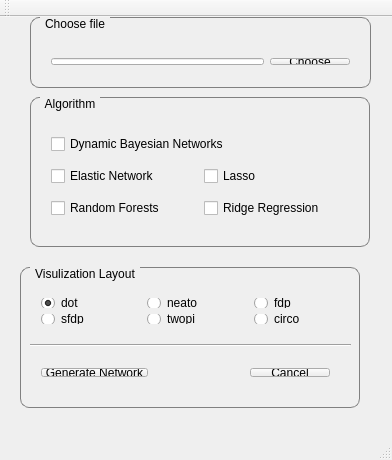
<?xml version="1.0" encoding="UTF-8"?>
<ui version="4.0">
 <class>GRNControlPanel</class>
 <widget class="QMainWindow" name="GRNControlPanel">
  <property name="geometry">
   <rect>
    <x>0</x>
    <y>0</y>
    <width>392</width>
    <height>460</height>
   </rect>
  </property>
  <property name="windowTitle">
   <string>GRN Control Panel</string>
  </property>
  <property name="styleSheet">
   <string notr="true">QGroupBox {
    border: 1px solid gray;
    border-radius: 9px;
    margin-top: 0.5em;
}

QGroupBox::title {
    subcontrol-origin: margin;
    left: 10px;
    padding: 0 3px 0 3px;
}
</string>
  </property>
  <widget class="QWidget" name="centralWidget">
   <widget class="QGroupBox" name="AlgorithmGroupBox">
    <property name="geometry">
     <rect>
      <x>30</x>
      <y>80</y>
      <width>340</width>
      <height>150</height>
     </rect>
    </property>
    <property name="title">
     <string>Algorithm</string>
    </property>
    <widget class="QWidget" name="">
     <property name="geometry">
      <rect>
       <x>10</x>
       <y>20</y>
       <width>321</width>
       <height>121</height>
      </rect>
     </property>
     <layout class="QGridLayout" name="gridLayout_3">
      <item row="1" column="0">
       <widget class="QCheckBox" name="Elastic">
        <property name="mouseTracking">
         <bool>true</bool>
        </property>
        <property name="text">
         <string>Elastic Network</string>
        </property>
       </widget>
      </item>
      <item row="1" column="1">
       <widget class="QCheckBox" name="Lasso">
        <property name="text">
         <string>Lasso</string>
        </property>
       </widget>
      </item>
      <item row="2" column="1">
       <widget class="QCheckBox" name="RidgeRegression">
        <property name="text">
         <string>Ridge Regression</string>
        </property>
       </widget>
      </item>
      <item row="0" column="0" colspan="2">
       <widget class="QCheckBox" name="DBN">
        <property name="text">
         <string>Dynamic Bayesian Networks</string>
        </property>
       </widget>
      </item>
      <item row="2" column="0">
       <widget class="QCheckBox" name="RandomForest">
        <property name="text">
         <string>Random Forests</string>
        </property>
       </widget>
      </item>
     </layout>
    </widget>
   </widget>
   <widget class="QGroupBox" name="VisulizationGroupBox">
    <property name="geometry">
     <rect>
      <x>20</x>
      <y>250</y>
      <width>340</width>
      <height>141</height>
     </rect>
    </property>
    <property name="title">
     <string>Visulization Layout</string>
    </property>
    <widget class="Line" name="line">
     <property name="geometry">
      <rect>
       <x>10</x>
       <y>70</y>
       <width>321</width>
       <height>16</height>
      </rect>
     </property>
     <property name="orientation">
      <enum>Qt::Horizontal</enum>
     </property>
    </widget>
    <widget class="QWidget" name="">
     <property name="geometry">
      <rect>
       <x>10</x>
       <y>20</y>
       <width>335</width>
       <height>48</height>
      </rect>
     </property>
     <layout class="QGridLayout" name="gridLayout_4">
      <item row="0" column="0">
       <widget class="QRadioButton" name="dot">
        <property name="text">
         <string>dot</string>
        </property>
        <property name="checked">
         <bool>true</bool>
        </property>
       </widget>
      </item>
      <item row="0" column="1">
       <widget class="QRadioButton" name="neato">
        <property name="text">
         <string>neato</string>
        </property>
       </widget>
      </item>
      <item row="0" column="2">
       <widget class="QRadioButton" name="fdp">
        <property name="text">
         <string>fdp</string>
        </property>
       </widget>
      </item>
      <item row="1" column="0">
       <widget class="QRadioButton" name="sfdp">
        <property name="text">
         <string>sfdp</string>
        </property>
       </widget>
      </item>
      <item row="1" column="1">
       <widget class="QRadioButton" name="twopi">
        <property name="text">
         <string>twopi</string>
        </property>
       </widget>
      </item>
      <item row="1" column="2">
       <widget class="QRadioButton" name="circo">
        <property name="text">
         <string>circo</string>
        </property>
       </widget>
      </item>
     </layout>
    </widget>
    <widget class="QWidget" name="">
     <property name="geometry">
      <rect>
       <x>10</x>
       <y>90</y>
       <width>311</width>
       <height>31</height>
      </rect>
     </property>
     <layout class="QHBoxLayout" name="horizontalLayout_2">
      <item>
       <widget class="QPushButton" name="OpenVisulizationButton">
        <property name="text">
         <string>Generate Network</string>
        </property>
       </widget>
      </item>
      <item>
       <spacer name="horizontalSpacer">
        <property name="orientation">
         <enum>Qt::Horizontal</enum>
        </property>
        <property name="sizeHint" stdset="0">
         <size>
          <width>40</width>
          <height>20</height>
         </size>
        </property>
       </spacer>
      </item>
      <item>
       <widget class="QPushButton" name="pushButtonExit">
        <property name="text">
         <string>Cancel</string>
        </property>
       </widget>
      </item>
     </layout>
    </widget>
   </widget>
   <widget class="QGroupBox" name="groupBox">
    <property name="geometry">
     <rect>
      <x>30</x>
      <y>0</y>
      <width>341</width>
      <height>71</height>
     </rect>
    </property>
    <property name="title">
     <string>Choose file</string>
    </property>
    <widget class="QWidget" name="">
     <property name="geometry">
      <rect>
       <x>10</x>
       <y>30</y>
       <width>321</width>
       <height>29</height>
      </rect>
     </property>
     <layout class="QHBoxLayout" name="horizontalLayout">
      <item>
       <widget class="QLineEdit" name="InputFileNameField"/>
      </item>
      <item>
       <widget class="QPushButton" name="inputFileChooseButton">
        <property name="text">
         <string>Choose</string>
        </property>
       </widget>
      </item>
     </layout>
    </widget>
   </widget>
   <zorder>AlgorithmGroupBox</zorder>
   <zorder>VisulizationGroupBox</zorder>
   <zorder>OpenVisulizationButton</zorder>
   <zorder>groupBox</zorder>
  </widget>
  <widget class="QMenuBar" name="menuBar">
   <property name="geometry">
    <rect>
     <x>0</x>
     <y>0</y>
     <width>392</width>
     <height>25</height>
    </rect>
   </property>
  </widget>
  <widget class="QToolBar" name="mainToolBar">
   <attribute name="toolBarArea">
    <enum>TopToolBarArea</enum>
   </attribute>
   <attribute name="toolBarBreak">
    <bool>false</bool>
   </attribute>
  </widget>
  <widget class="QStatusBar" name="statusBar"/>
 </widget>
 <layoutdefault spacing="6" margin="11"/>
 <resources/>
 <connections/>
</ui>
